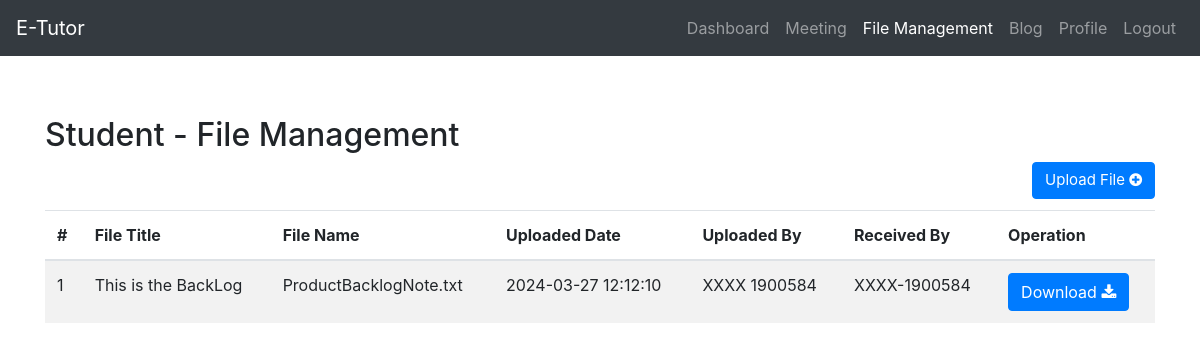
The app's page /Content/student_file.php (signed in) with its own data.
### tables this page shows
CREATE TABLE `file_management` (
  `File_Id` int(11) NOT NULL,
  `File_Link` varchar(255) NOT NULL,
  `File_Title` varchar(255) NOT NULL,
  `Uploaded_Date` datetime NOT NULL,
  `Upload_Id` varchar(255) NOT NULL,
  `Received_Id` varchar(255) NOT NULL
);

### Content/student_file.php (the view, shortened to what this page needs)
<?php
  $Student_Login_Id=$_SESSION['Student_Login_Id'];
  include('../Header/head.php');
  include('../DatabaseConnection.php');
?>
<body>
<div class="container-md">
<h2>Student - File Management</h2>
<div class="float-right">
    <a href="student_upload_file.php" class="btn btn-primary" style="font-size:15px">Upload File <i class="fa fa-plus-circle"></i></a>
</div>
<br><br>
<table class="table table-striped">
  <thead>
    <tr>
      <th scope="col">#</th>
      <th scope="col">File Title</th>
      <th scope="col">File Name</th>
      <th scope="col">Uploaded Date</th>
      <th scope="col">Uploaded By</th>
      <th scope="col">Received By</th>
      <th scope="col">Operation</th>
    </tr>
  </thead>
  <tbody>
    <?php
    $sqlSelectFileDetail = "SELECT * FROM file_management WHERE Upload_Id='$Student_Login_Id' OR Received_Id='$Student_Login_Id'";
    $resultSelectFileDetail = mysqli_query($conn, $sqlSelectFileDetail);
    $count = 0;
    while ($row = mysqli_fetch_assoc($resultSelectFileDetail)) {
        $count++;
    ?>
        <tr>
            <td><?php echo $count; ?></td>
            <td><?php echo $row['File_Title']; ?></td>
            <td><?php echo $row['File_Link']; ?></td>
            <td><?php echo $row['Uploaded_Date']; ?></td>
            <td><?php echo $row['Upload_Id']; ?></td>
            <td><?php echo $row['Received_Id']; ?></td>
            <td>
                    <a href="student_dowload_file_request.php?File_Link=<?php echo $row['File_Link']; ?>" class="btn btn-primary">Download <i class="fa fa-download"></i></a>
            </td>
        </tr>
    <?php
    }
    ?>
  </tbody>
</table>
</div>
</body>
</html>

### Styles/Studentprofile.css (style rules this page uses)
.container-md { padding-top:5%; }

### Header/head.php (style rules this page uses)
body { padding-top: 56px; }

### records on screen
file_management: File_Title "This is the BackLog", File_Link "ProductBacklogNote.txt", Uploaded_Date "2024-03-27 12:12:10", Upload_Id "XXXX 1900584", Received_Id "XXXX-1900584"
